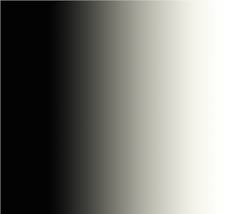
#> input picture OpenCV/gradient.jpeg, 235 x 214 px
$ python Thresholding.py
#> lines starting #> are read from the running program, lines starting #| are printed output that depends on the picture; after the words box and inside, x2 and y2 are one past the last pixel; in counts of white or black regions, pixels touching at a corner belong together
import numpy as np
import cv2 as cv
import matplotlib.pyplot as plt
# Simple Thresholding
img=cv.imread('gradient.jpeg',0)
#> img: shape (214, 235); min 0, max 255, mean 124.1
_,th1=cv.threshold(img,127,255,cv.THRESH_BINARY)
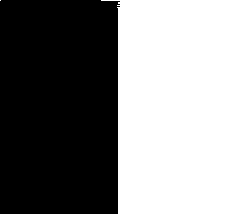
#> th1: shape (214, 235); 49.8% white; 2 white regions (1 under 20 px), largest, box (x1, y1, x2, y2) and area: (101, 0, 235, 214) 25051
_,th2=cv.threshold(img,127,255,cv.THRESH_BINARY_INV)
_,th3=cv.threshold(img,127,255,cv.THRESH_TRUNC)
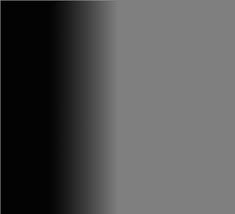
#> th3: shape (214, 235); min 0, max 127, mean 81.8
_,th4=cv.threshold(img,127,255,cv.THRESH_TOZERO)
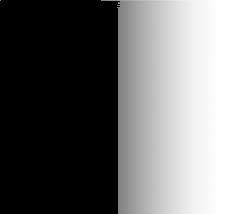
#> th4: shape (214, 235); min 0, max 255, mean 105.6
_,th5=cv.threshold(img,127,255,cv.THRESH_TOZERO_INV)
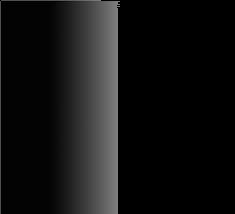
#> th5: shape (214, 235); min 0, max 127, mean 18.5

# [17 lines of commented-out code are left out]

titles= ['Original Image', 'BINARY', 'BINARY_INV', 'TRUNC' ,'TOZERO', 'TOZERO_INV']
images=[img,th1,th2,th3,th4,th5]

for i in range(6):
    plt.subplot(2,3,i+1),plt.imshow(images[i],'gray')
    plt.title(titles[i])

plt.show()
cv.waitKey(0)
cv.destroyAllWindows()

$ run again, with OpenCV/sudoku.png saved as OpenCV/gradient.jpeg
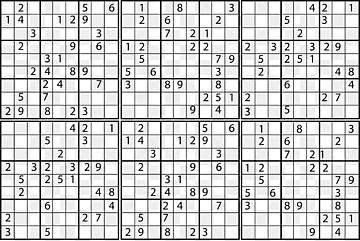
#> input picture OpenCV/sudoku.png, 360 x 241 px
#> img is the input picture: shape (241, 360); min 0, max 255, mean 203.8
#> `_,th1=cv.threshold(img,127,255,cv.THRESH_BINARY)`:
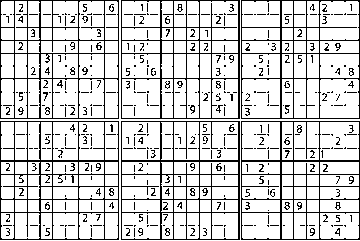
#> th1: shape (241, 360); 82.5% white; black in thin lines or dots
#> th2: shape (241, 360); 17.5% white in thin lines or dots
#> `_,th5=cv.threshold(img,127,255,cv.THRESH_TOZERO_INV)`:
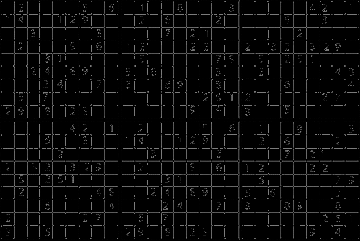
#> th5: shape (241, 360); min 0, max 127, mean 9.6
